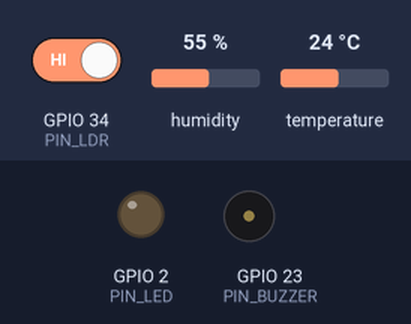
A sketch run on a simulated ESP32. On the bench: output pins drawn as LEDs (lit = HIGH), buzzer (waves = sounding, pin HIGH). The inputs (shaded band) are chosen by the test bench; at power-on: temperature 24 °C, GPIO 34 (PIN_LDR) HIGH, humidity 55 %. WiFi joins after 1.5 s; servers stay silent unless stated; random numbers use the default seed unless the sketch sets one; no MQTT or app messages arrive unless stated; what the sketch prints to the serial monitor is not drawn.

Above: at 2.7 s.
2.8 s: temperature set to 29 °C
11.2 s: temperature set to 32 °C
At 20.6 s:
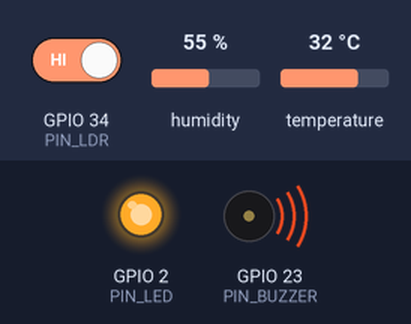
21.5 s: GPIO 34 (PIN_LDR) driven LOW
At 25.9 s:
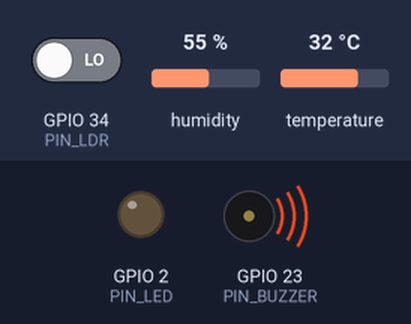
28.4 s: GPIO 34 (PIN_LDR) driven HIGH
At 30.6 s:
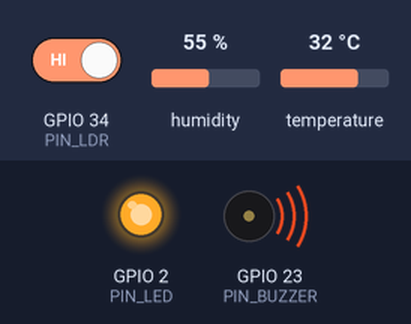
35.3 s: temperature set to 12 °C
At 40.7 s:
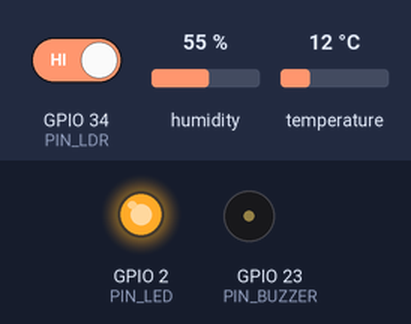
Timing chart, 0 to 42.2 s (numbered marks = the images above; inputs shaded):
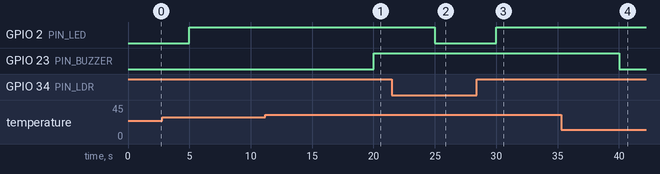

The sketch:

esp32_aula_monitoreo.ino
```cpp
#include <WiFi.h>
#include <PubSubClient.h>
#include <DHT.h>

// --- Credenciales Wi-Fi (Solo redes 2.4 GHz) ---
const char* ssid = "Flia_Cupaban_Mejia";
const char* password = "Nicolas29";

// --- Credenciales Adafruit IO ---
#define AIO_SERVER      "io.adafruit.com"
#define AIO_SERVERPORT  1883
#define AIO_USERNAME    "cupaban"
#define AIO_KEY         "aio_iAnE46ZCGHKri0cVI7nzas3mh660"

// --- Definición de Pines ---
#define PIN_LDR     34  // Módulo LDR digital (DO)
#define PIN_DHT     4   // Sensor DHT11 (DATA)
#define PIN_LED     2   // LED rojo de alerta por baja luminosidad
#define PIN_BUZZER  23  // Buzzer de alerta por alta temperatura

#define DHTTYPE DHT11
DHT dht(PIN_DHT, DHTTYPE);

WiFiClient client;
PubSubClient mqtt(client);

String feed_luminosidad = String(AIO_USERNAME) + "/feeds/luminosidad";
String feed_temperatura = String(AIO_USERNAME) + "/feeds/temperatura";

// Control temporal no bloqueante (millis)
unsigned long tiempoAnteriorLuz = 0;
const long intervaloLuz = 5000;     // Publicar luz cada 5 segundos

unsigned long tiempoAnteriorTemp = 0;
const long intervaloTemp = 10000;   // Publicar temperatura cada 10 segundos

void conectarWiFi() {
  Serial.print("Conectando a WiFi: ");
  Serial.println(ssid);
  WiFi.begin(ssid, password);
  while (WiFi.status() != WL_CONNECTED) {
    delay(500);
    Serial.print(".");
  }
  Serial.println("\n[OK] WiFi conectado.");
}

void reconectarMQTT() {
  while (!mqtt.connected()) {
    Serial.print("Conectando a Adafruit IO...");
    String clientId = "ESP32_Aula_" + String(random(0, 1000));
    if (mqtt.connect(clientId.c_str(), AIO_USERNAME, AIO_KEY)) {
      Serial.println(" [OK]");
    } else {
      Serial.print(" Fallo rc=");
      Serial.print(mqtt.state());
      Serial.println(". Reintentando en 3s...");
      delay(3000);
    }
  }
}

void setup() {
  Serial.begin(115200);
  pinMode(PIN_LDR, INPUT);
  pinMode(PIN_LED, OUTPUT);
  pinMode(PIN_BUZZER, OUTPUT);
  dht.begin();

  digitalWrite(PIN_LED, LOW);
  digitalWrite(PIN_BUZZER, LOW);

  conectarWiFi();
  mqtt.setServer(AIO_SERVER, AIO_SERVERPORT);
}

void loop() {
  if (!mqtt.connected()) {
    reconectarMQTT();
  }
  mqtt.loop();

  unsigned long tiempoActual = millis();

  // 1. Tarea de Luminosidad (Lógica inversa: 0 = luz -> 1000, 1 = oscuridad -> 0)
  if (tiempoActual - tiempoAnteriorLuz >= intervaloLuz) {
    tiempoAnteriorLuz = tiempoActual;
    int estadoLuz = digitalRead(PIN_LDR);
    int valorLuzEnviar = (estadoLuz == 0) ? 1000 : 0;

    digitalWrite(PIN_LED, (valorLuzEnviar == 0) ? HIGH : LOW);
    mqtt.publish(feed_luminosidad.c_str(), String(valorLuzEnviar).c_str());
    Serial.print("Luminosidad enviada: ");
    Serial.println(valorLuzEnviar);
  }

  // 2. Tarea de Temperatura (DHT11)
  if (tiempoActual - tiempoAnteriorTemp >= intervaloTemp) {
    tiempoAnteriorTemp = tiempoActual;
    float t = dht.readTemperature();

    if (!isnan(t)) {
      digitalWrite(PIN_BUZZER, (t > 30.0) ? HIGH : LOW);
      mqtt.publish(feed_temperatura.c_str(), String(t).c_str());
      Serial.print("Temperatura enviada: ");
      Serial.print(t);
      Serial.println(" °C");
    } else {
      Serial.println("[Error] Fallo de lectura en sensor DHT11.");
    }
  }
}
```

Measured:
- the behaviour switches between 30 and 31 °C on temperature (found by bisection; images 0 and 1)
- after the input at 11.2 s, GPIO 23 (PIN_BUZZER): LOW → HIGH after 8.8 s
- after the input at 21.5 s, GPIO 2 (PIN_LED): HIGH → LOW after 3.5 s
- after the input at 28.4 s, GPIO 2 (PIN_LED): LOW → HIGH after 1.6 s
- after the input at 35.3 s, GPIO 23 (PIN_BUZZER): HIGH → LOW after 4.7 s
